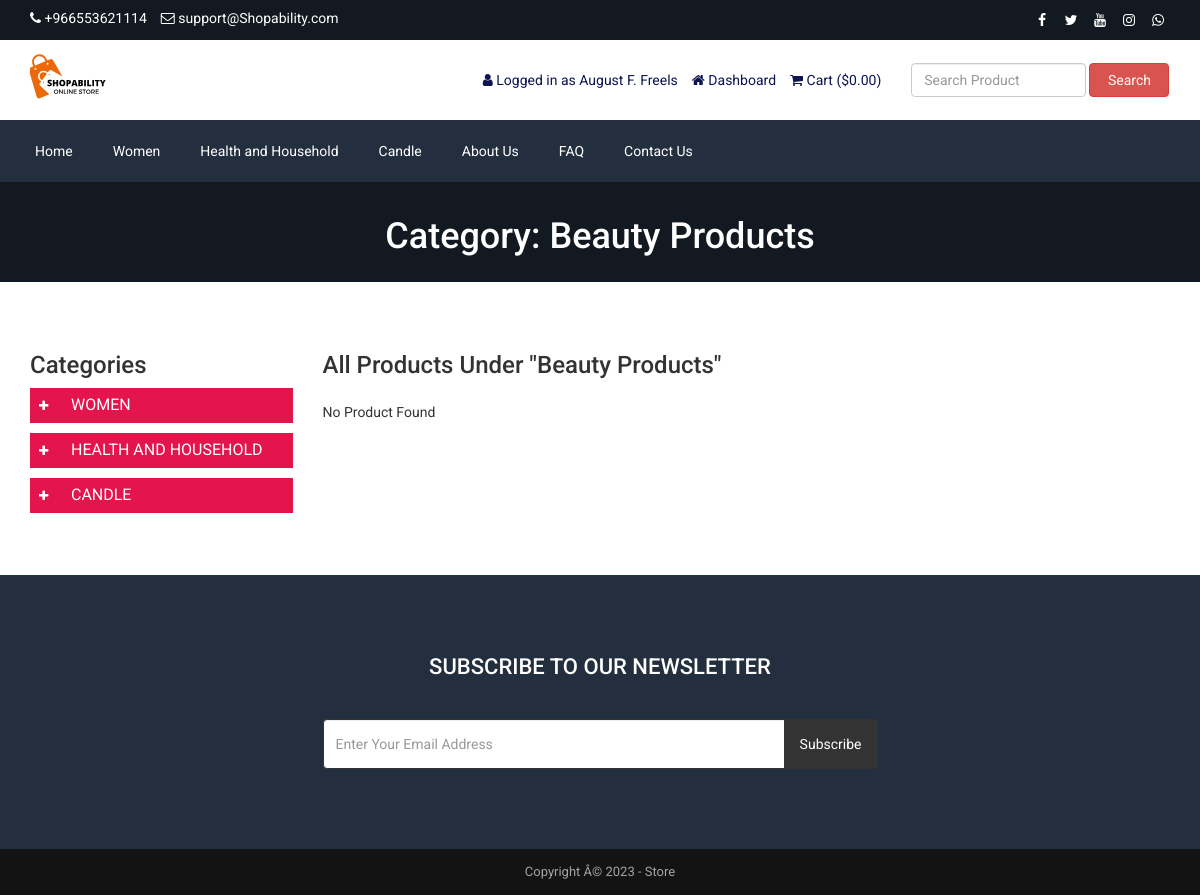
The page /product-category.php?id=3&type=mid-category (signed in) on the database its author committed.
### tables this page shows
CREATE TABLE `tbl_settings` (
  `id` int(11) NOT NULL,
  `logo` varchar(255) NOT NULL,
  `favicon` varchar(255) NOT NULL,
  `footer_about` text NOT NULL,
  `footer_copyright` text NOT NULL,
  `contact_address` text NOT NULL,
  `contact_email` varchar(255) NOT NULL,
  `contact_phone` varchar(255) NOT NULL,
  `contact_fax` varchar(255) NOT NULL,
  `contact_map_iframe` text NOT NULL,
  `receive_email` varchar(255) NOT NULL,
  `receive_email_subject` varchar(255) NOT NULL,
  `receive_email_thank_you_message` text NOT NULL,
  `forget_password_message` text NOT NULL,
  `total_recent_post_footer` int(10) NOT NULL,
  `total_popular_post_footer` int(10) NOT NULL,
  `total_recent_post_sidebar` int(11) NOT NULL,
  `total_popular_post_sidebar` int(11) NOT NULL,
  `total_featured_product_home` int(11) NOT NULL,
  `total_latest_product_home` int(11) NOT NULL,
  `total_popular_product_home` int(11) NOT NULL,
  `meta_title_home` text NOT NULL,
  `meta_keyword_home` text NOT NULL,
  `meta_description_home` text NOT NULL,
  `banner_login` varchar(255) NOT NULL,
  `banner_registration` varchar(255) NOT NULL,
  `banner_forget_password` varchar(255) NOT NULL,
  `banner_reset_password` varchar(255) NOT NULL,
  `banner_search` varchar(255) NOT NULL,
  `banner_cart` varchar(255) NOT NULL,
  `banner_checkout` varchar(255) NOT NULL,
  `banner_product_category` varchar(255) NOT NULL,
  `banner_blog` varchar(255) NOT NULL,
  `cta_title` varchar(255) NOT NULL,
  `cta_content` text NOT NULL,
  `cta_read_more_text` varchar(255) NOT NULL,
  `cta_read_more_url` varchar(255) NOT NULL,
  `cta_photo` varchar(255) NOT NULL,
  `featured_product_title` varchar(255) NOT NULL,
  `featured_product_subtitle` varchar(255) NOT NULL,
  `latest_product_title` varchar(255) NOT NULL,
  `latest_product_subtitle` varchar(255) NOT NULL,
  `popular_product_title` varchar(255) NOT NULL,
  `popular_product_subtitle` varchar(255) NOT NULL,
  `testimonial_title` varchar(255) NOT NULL,
  `testimonial_subtitle` varchar(255) NOT NULL,
  `testimonial_photo` varchar(255) NOT NULL,
  `blog_title` varchar(255) NOT NULL,
  `blog_subtitle` varchar(255) NOT NULL,
  `newsletter_text` text NOT NULL,
  `paypal_email` varchar(255) NOT NULL,
  `stripe_public_key` varchar(255) NOT NULL,
  `stripe_secret_key` varchar(255) NOT NULL,
  `bank_detail` text NOT NULL,
  `before_head` text NOT NULL,
  `after_body` text NOT NULL,
  `before_body` text NOT NULL,
  `home_service_on_off` int(11) NOT NULL,
  `home_welcome_on_off` int(11) NOT NULL,
  `home_featured_product_on_off` int(11) NOT NULL,
  `home_latest_product_on_off` int(11) NOT NULL,
  `home_popular_product_on_off` int(11) NOT NULL,
  `home_testimonial_on_off` int(11) NOT NULL,
  `home_blog_on_off` int(11) NOT NULL,
  `newsletter_on_off` int(11) NOT NULL,
  `ads_above_welcome_on_off` int(1) NOT NULL,
  `ads_above_featured_product_on_off` int(1) NOT NULL,
  `ads_above_latest_product_on_off` int(1) NOT NULL,
  `ads_above_popular_product_on_off` int(1) NOT NULL,
  `ads_above_testimonial_on_off` int(1) NOT NULL,
  `ads_category_sidebar_on_off` int(1) NOT NULL
);

CREATE TABLE `tbl_social` (
  `social_id` int(11) NOT NULL,
  `social_name` varchar(30) NOT NULL,
  `social_url` varchar(255) NOT NULL,
  `social_icon` varchar(30) NOT NULL
);

CREATE TABLE `tbl_top_category` (
  `tcat_id` int(11) NOT NULL,
  `tcat_name` varchar(255) NOT NULL,
  `show_on_menu` int(1) NOT NULL
);

CREATE TABLE `tbl_page` (
  `id` int(11) NOT NULL,
  `about_title` varchar(255) NOT NULL,
  `about_content` text NOT NULL,
  `about_banner` varchar(255) NOT NULL,
  `about_meta_title` varchar(255) NOT NULL,
  `about_meta_keyword` text NOT NULL,
  `about_meta_description` text NOT NULL,
  `faq_title` varchar(255) NOT NULL,
  `faq_banner` varchar(255) NOT NULL,
  `faq_meta_title` varchar(255) NOT NULL,
  `faq_meta_keyword` text NOT NULL,
  `faq_meta_description` text NOT NULL,
  `blog_title` varchar(255) NOT NULL,
  `blog_banner` varchar(255) NOT NULL,
  `blog_meta_title` varchar(255) NOT NULL,
  `blog_meta_keyword` text NOT NULL,
  `blog_meta_description` text NOT NULL,
  `contact_title` varchar(255) NOT NULL,
  `contact_banner` varchar(255) NOT NULL,
  `contact_meta_title` varchar(255) NOT NULL,
  `contact_meta_keyword` text NOT NULL,
  `contact_meta_description` text NOT NULL,
  `pgallery_title` varchar(255) NOT NULL,
  `pgallery_banner` varchar(255) NOT NULL,
  `pgallery_meta_title` varchar(255) NOT NULL,
  `pgallery_meta_keyword` text NOT NULL,
  `pgallery_meta_description` text NOT NULL,
  `vgallery_title` varchar(255) NOT NULL,
  `vgallery_banner` varchar(255) NOT NULL,
  `vgallery_meta_title` varchar(255) NOT NULL,
  `vgallery_meta_keyword` text NOT NULL,
  `vgallery_meta_description` text NOT NULL
);

### sidebar-category.php (the view, shortened to what this page needs)
<h3><?php echo LANG_VALUE_49; ?></h3>
    <div id="left" class="span3">
        <ul id="menu-group-1" class="nav menu">
            <?php
                $i=0;
                $statement = $pdo->prepare("SELECT * FROM tbl_top_category WHERE show_on_menu=1");
                $statement->execute();
                $result = $statement->fetchAll(PDO::FETCH_ASSOC);
                foreach ($result as $row) {
                    $i++;
                    ?>
                    <li class="cat-level-1 deeper parent">
                        <a class="" href="product-category.php?id=<?php echo $row['tcat_id']; ?>&type=top-category">
                            <span data-toggle="collapse" data-parent="#menu-group-1" href="#cat-lvl1-id-<?php echo $i; ?>" class="sign"><i class="fa fa-plus"></i></span>
                            <span class="lbl"><?php echo $row['tcat_name']; ?></span>
                        </a>
                    </li>
                    <?php
                }
            ?>
        </ul>
    </div>

### header.php (shortened to what this page needs)
<?php
include("admin/inc/config.php");
$statement = $pdo->prepare("SELECT * FROM tbl_settings WHERE id=1");
$statement->execute();
$result = $statement->fetchAll(PDO::FETCH_ASSOC);
foreach ($result as $row)
{
	$logo = $row['logo'];
	$contact_email = $row['contact_email'];
	$contact_phone = $row['contact_phone'];
}
?>
<!DOCTYPE html>
<html lang="en">
<head>
	<link rel="stylesheet" href="assets/css/bootstrap.min.css">
	<link rel="stylesheet" href="assets/css/font-awesome.min.css">
	<link rel="stylesheet" href="assets/css/owl.carousel.min.css">
	<link rel="stylesheet" href="assets/css/owl.theme.default.min.css">
	<link rel="stylesheet" href="assets/css/jquery.bxslider.min.css">
    <link rel="stylesheet" href="assets/css/magnific-popup.css">
    <link rel="stylesheet" href="assets/css/rating.css">
	<link rel="stylesheet" href="assets/css/spacing.css">
	<link rel="stylesheet" href="assets/css/bootstrap-touch-slider.css">
	<link rel="stylesheet" href="assets/css/animate.min.css">
	<link rel="stylesheet" href="assets/css/tree-menu.css">
	<link rel="stylesheet" href="assets/css/select2.min.css">
	<link rel="stylesheet" href="assets/css/main.css">
	<link rel="stylesheet" href="assets/css/responsive.css">
	<?php
	$statement = $pdo->prepare("SELECT * FROM tbl_page WHERE id=1");
	$statement->execute();
	$result = $statement->fetchAll(PDO::FETCH_ASSOC);
		?>
</head>
<body>
<div class="top">
	<div class="container">
		<div class="row">
			<div class="col-md-6 col-sm-6 col-xs-12">
				<div class="left">
					<ul>
						<li><i class="fa fa-phone"></i> <?php echo $contact_phone; ?></li>
						<li><i class="fa fa-envelope-o"></i> <?php echo $contact_email; ?></li>
					</ul>
				</div>
			</div>
			<div class="col-md-6 col-sm-6 col-xs-12">
				<div class="right">
					<ul>
						<?php
						$statement = $pdo->prepare("SELECT * FROM tbl_social");
						$statement->execute();
						$result = $statement->fetchAll(PDO::FETCH_ASSOC);
						foreach ($result as $row) {
							?>
							<?php if($row['social_url'] != ''): ?>
							<li><a href="<?php echo $row['social_url']; ?>"><i class="<?php echo $row['social_icon']; ?>"></i></a></li>
							<?php endif; ?>
							<?php
						}
						?>
					</ul>
				</div>
			</div>
		</div>
	</div>
</div>
<div class="header">
	<div class="container">
		<div class="row inner">
			<div class="col-md-4 logo">
				<a href="index.php"><img src="assets/uploads/<?php echo $logo; ?>" alt="logo image"></a>
			</div>
			<div class="col-md-5 right">
				<ul>
					<?php
					if(isset($_SESSION['customer'])) {
						?>
						<li><i class="fa fa-user"></i> <?php echo LANG_VALUE_13; ?> <?php echo $_SESSION['customer']['cust_name']; ?></li>
						<li><a href="dashboard.php"><i class="fa fa-home"></i> <?php echo LANG_VALUE_89; ?></a></li>
						<?php
					} else {
						?>
						<li><a href="login.php"><i class="fa fa-sign-in"></i> <?php echo LANG_VALUE_9; ?></a></li>
						<li><a href="registration.php"><i class="fa fa-user-plus"></i> <?php echo LANG_VALUE_15; ?></a></li>
						<?php
					}
					?>
					<li><a href="cart.php"><i class="fa fa-shopping-cart"></i> <?php echo LANG_VALUE_18; ?> (<?php echo LANG_VALUE_1; ?><?php
					if(isset($_SESSION['cart_p_id'])) {
						$table_total_price = 0;
						$i=0;
	                    foreach($_SESSION['cart_p_qty'] as $key => $value)
	                    {
	                        $i++;
	                        $arr_cart_p_qty[$i] = $value;
	                    }                    $i=0;
	                    foreach($_SESSION['cart_p_current_price'] as $key => $value)
	                    {
	                        $i++;
	                        $arr_cart_p_current_price[$i] = $value;
	                    }
	                    for($i=1;$i<=count($arr_cart_p_qty);$i++) {
	                    	$row_total_price = $arr_cart_p_current_price[$i]*$arr_cart_p_qty[$i];
	                        $table_total_price = $table_total_price + $row_total_price;
	                    }
						echo $table_total_price;
					} else {
						echo '0.00';
					}
					?>)</a></li>
				</ul>
			</div>
			<div class="col-md-3 search-area">
				<form class="navbar-form navbar-left" role="search" action="search-result.php" method="get">
					<div class="form-group">
						<input type="text" class="form-control search-top" placeholder="<?php echo LANG_VALUE_2; ?>" name="search_text">
					</div>
					<button type="submit" class="btn btn-danger"><?php echo LANG_VALUE_3; ?></button>
				</form>
			</div>
		</div>
	</div>
</div>
<div class="nav">
	<div class="container">
		<div class="row">
			<div class="col-md-12 pl_0 pr_0">
				<div class="menu-container">
					<div class="menu">
						<ul>
							<li><a href="index.php">Home</a></li>
							<?php
							$statement = $pdo->prepare("SELECT * FROM tbl_top_category WHERE show_on_menu=1");
							$statement->execute();
							$result = $statement->fetchAll(PDO::FETCH_ASSOC);
							foreach ($result as $row) {
								?>
								<li><a href="product-category.php?id=<?php echo $row['tcat_id']; ?>&type=top-category"><?php echo $row['tcat_name']; ?></a>
										<?php
										$statement1 = $pdo->prepare("SELECT * FROM tbl_mid_category WHERE tcat_id=?");
										$statement1->execute(array($row['tcat_id']));
										$result1 = $statement1->fetchAll(PDO::FETCH_ASSOC);
											?>
								</li>
								<?php
							}
							?>
							<?php
							$statement = $pdo->prepare("SELECT * FROM tbl_page WHERE id=1");
							$statement->execute();
							$result = $statement->fetchAll(PDO::FETCH_ASSOC);
							foreach ($result as $row) {
								$about_title = $row['about_title'];
								$faq_title = $row['faq_title'];
								$contact_title = $row['contact_title'];
							}
							?>
							<li><a href="about.php"><?php echo $about_title; ?></a></li>
							<li><a href="faq.php"><?php echo $faq_title; ?></a></li>
							<li><a href="contact.php"><?php echo $contact_title; ?></a></li>
						</ul>
					</div>
				</div>
			</div>
		</div>
	</div>
</div>

### product-category.php (shortened to what this page needs)
<?php require_once('header.php'); ?>
<?php
$statement = $pdo->prepare("SELECT * FROM tbl_settings WHERE id=1");
$statement->execute();
$result = $statement->fetchAll(PDO::FETCH_ASSOC);
foreach ($result as $row) {
    $banner_product_category = $row['banner_product_category'];
}
?>
<?php
if( !isset($_REQUEST['id']) || !isset($_REQUEST['type']) ) {
    header('location: index.php');
    exit;
} else {
    if( ($_REQUEST['type'] != 'top-category') && ($_REQUEST['type'] != 'mid-category') && ($_REQUEST['type'] != 'end-category') ) {
        header('location: index.php');
        exit;
    } else {
        $statement = $pdo->prepare("SELECT * FROM tbl_mid_category");
        $statement->execute();
        $result = $statement->fetchAll(PDO::FETCH_ASSOC);
        foreach ($result as $row) {
            $mid[] = $row['mcat_id'];
            $mid1[] = $row['mcat_name'];
        }
        if($_REQUEST['type'] == 'mid-category') {
            if(!in_array($_REQUEST['id'],$mid)) {
                header('location: index.php');
                exit;
            } else {
                for ($i=0; $i < count($mid); $i++) {
                    if($mid[$i] == $_REQUEST['id']) {
                        $title = $mid1[$i];
                        break;
                    }
                }
            }
        }
    }
}
?>
<div class="page-banner" style="background-image: url(assets/uploads/<?php echo $banner_product_category; ?>)">
    <div class="inner">
        <h1><?php echo LANG_VALUE_50; ?> <?php echo $title; ?></h1>
    </div>
</div>
<div class="page">
    <div class="container">
        <div class="row">
          <div class="col-md-3">
                <?php require_once('sidebar-category.php'); ?>
            </div>
            <div class="col-md-9">
                <h3><?php echo LANG_VALUE_51; ?> "<?php echo $title; ?>"</h3>
                <div class="product product-cat">
                    <div class="row">
                        <?php
                        $prod_count = 0;
                        if($prod_count==0) {
                            echo '<div class="pl_15">'.LANG_VALUE_153.'</div>';
                        }
                        ?>
                    </div>
                </div>
            </div>
        </div>
    </div>
</div>
<?php require_once('footer.php'); ?>

### footer.php (shortened to what this page needs)
<?php
$statement = $pdo->prepare("SELECT * FROM tbl_settings WHERE id=1");
$statement->execute();
$result = $statement->fetchAll(PDO::FETCH_ASSOC);
foreach ($result as $row)
{
	$footer_copyright = $row['footer_copyright'];
    $newsletter_on_off = $row['newsletter_on_off'];
}
?>
<?php if($newsletter_on_off == 1): ?>
<section class="home-newsletter">
	<div class="container">
		<div class="row">
			<div class="col-md-6 col-md-offset-3">
				<div class="single">
				<form action="" method="post">
					<h2><?php echo LANG_VALUE_93; ?></h2>
					<div class="input-group">
			        	<input type="email" class="form-control" placeholder="<?php echo LANG_VALUE_95; ?>" name="email_subscribe">
			         	<span class="input-group-btn">
			         	<button class="btn btn-theme" type="submit" name="form_subscribe"><?php echo LANG_VALUE_92; ?></button>
			         	</span>
			        </div>
				</div>
			</div>
		</div>
	</div>
</section>
<?php endif; ?>
<div class="footer-bottom">
	<div class="container">
		<div class="row">
			<div class="col-md-12 copyright">
				<?php echo $footer_copyright; ?>
			</div>
		</div>
	</div>
</div>
</body>
</html>

### rows shown on the page
tbl_settings: contact_phone "+966553621114", contact_email "support@Shopability.com", logo (picture), banner_product_category (picture), footer_copyright "Copyright Â© 2023 - Store"
tbl_top_category: tcat_name "Women", tcat_name "WOMEN"
tbl_top_category: tcat_name "Health and Household", tcat_name "HEALTH AND HOUSEHOLD"
tbl_top_category: tcat_name "Candle", tcat_name "CANDLE"
tbl_page: about_title "About Us", faq_title "FAQ", contact_title "Contact Us"

### other values the page prints
LANG_VALUE_13 "Logged in as"
$_SESSION['customer']['cust_name'] "August F. Freels"
LANG_VALUE_89 "Dashboard"
LANG_VALUE_18 "Cart"
LANG_VALUE_1 "$"
LANG_VALUE_3 "Search"
LANG_VALUE_50 "Category:"
$title "Beauty Products"
LANG_VALUE_49 "Categories"
LANG_VALUE_51 "All Products Under"
LANG_VALUE_153 "No Product Found"
LANG_VALUE_93 "SUBSCRIBE TO OUR NEWSLETTER"
LANG_VALUE_92 "Subscribe"
